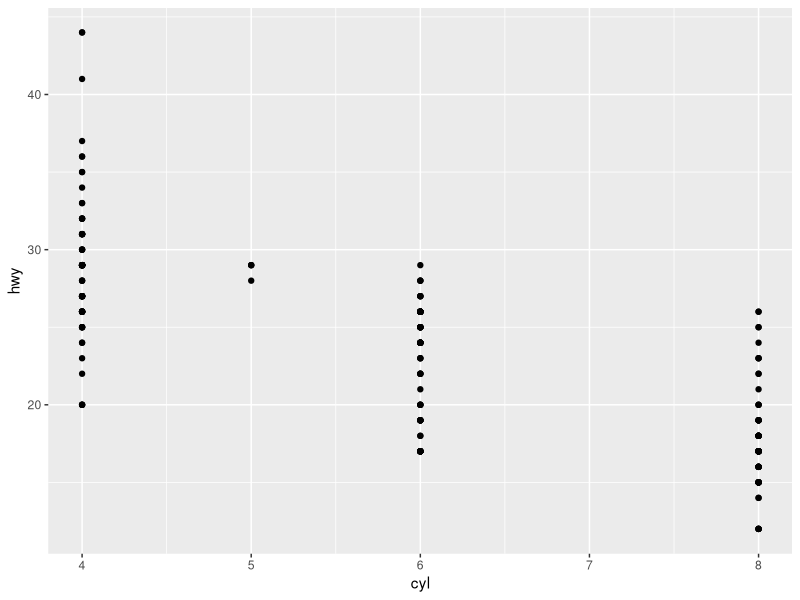
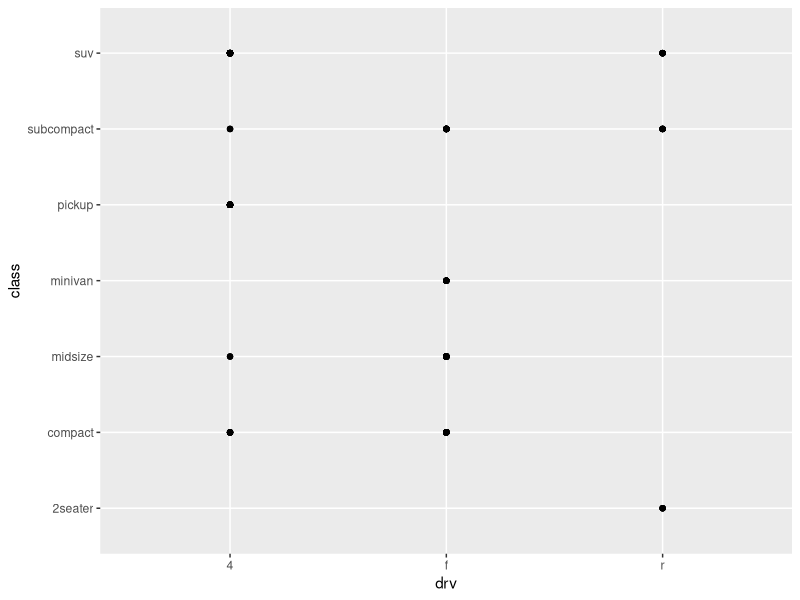
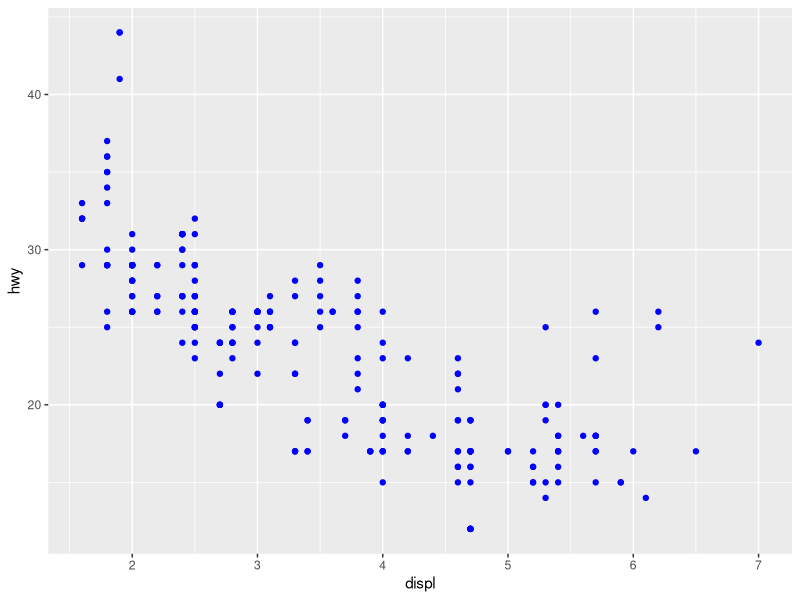
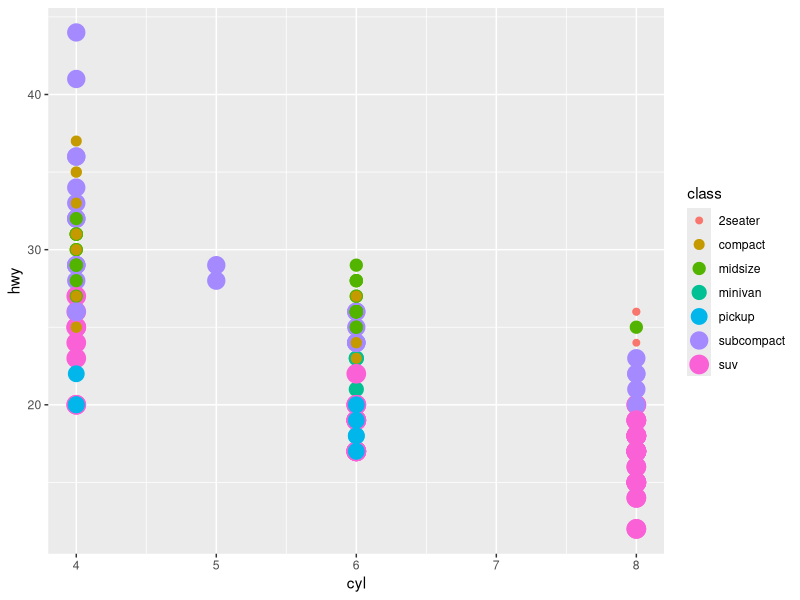
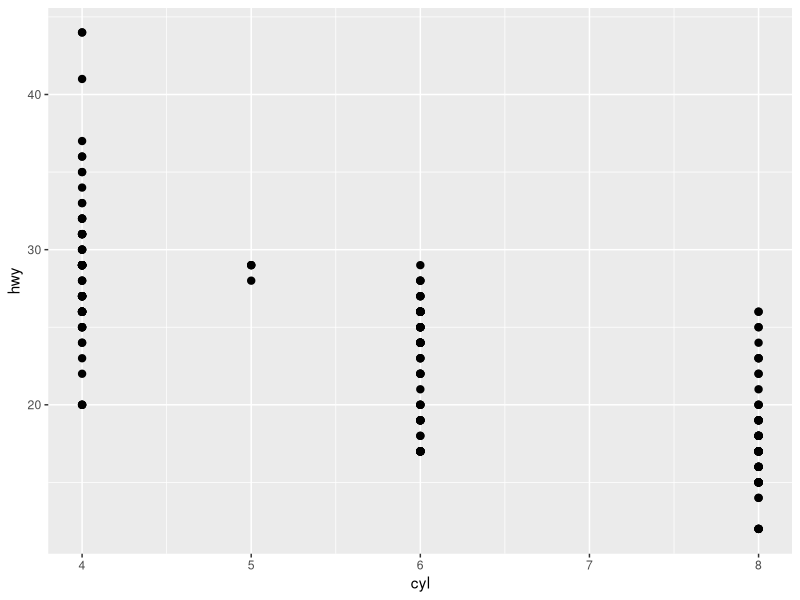
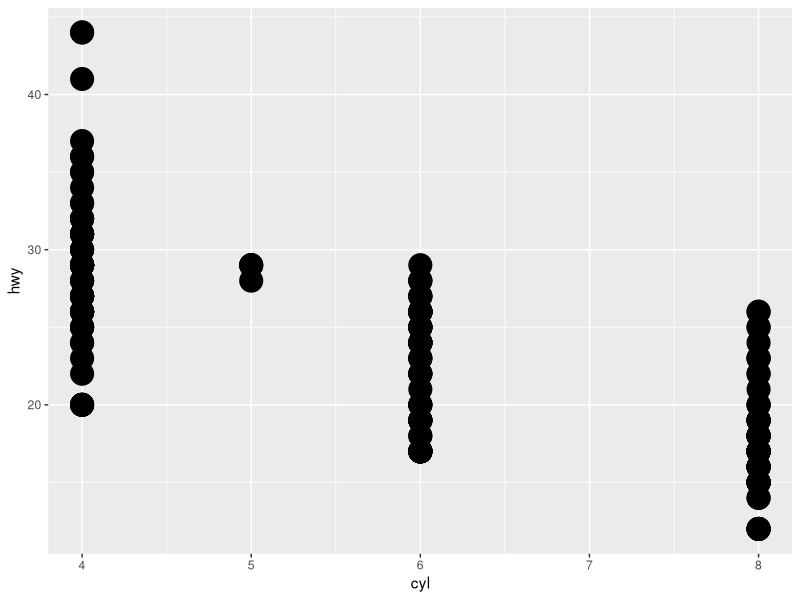
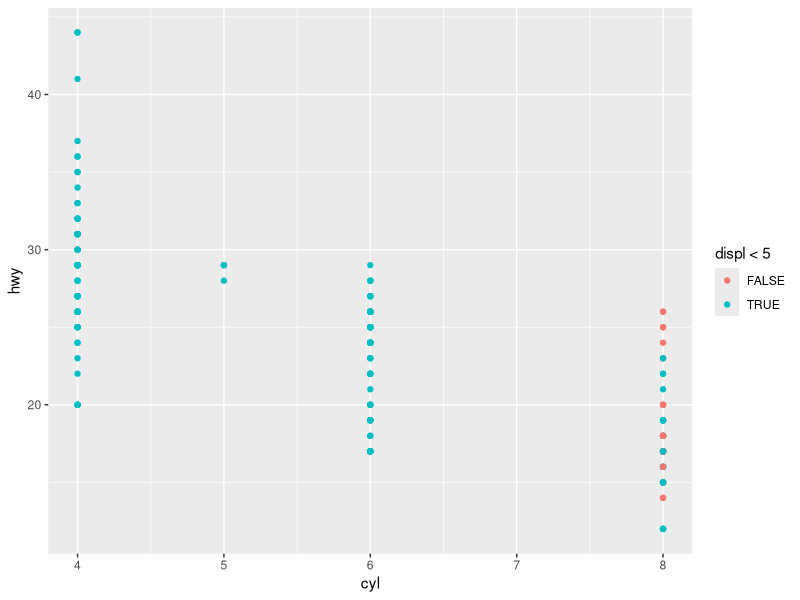
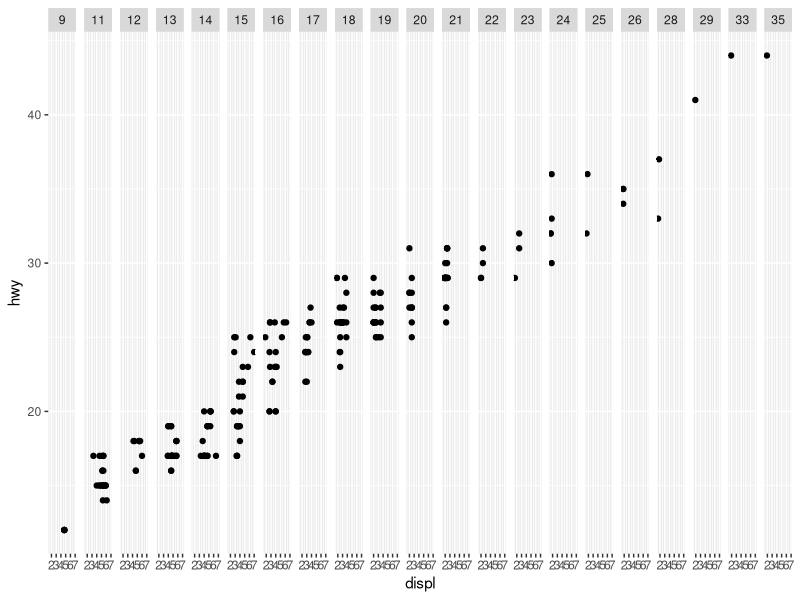

R code for these plots, in order:
## ---- chunk 1
library(tidyverse)
library(ggplot2)
mpg
## ---- chunk 2
nrow(mtcars)
ncol(mtcars)
## ---- chunk 3
ggplot(data = mpg) + 
  geom_point(mapping = aes(x = cyl, y = hwy))
## ---- chunk 4
ggplot(data = mpg) + 
  geom_point(mapping = aes(x = drv, y = class))
## ---- chunk 5
ggplot(data = mpg) + 
  geom_point(mapping = aes(x = displ, y = hwy), color = "blue")
## ---- chunk 6
ggplot(mpg) + geom_point(mapping=aes(x=cyl, y=hwy, color=class, size=class))
## ---- chunk 7
ggplot(data = mpg) + 
  geom_point(mapping = aes(x = cyl, y = hwy, stroke = 1))
ggplot(data = mpg) + 
  geom_point(mapping = aes(x = cyl, y = hwy, stroke = 5))
## ---- chunk 8
ggplot(mpg) + geom_point(mapping=aes(x=cyl, y=hwy, color=displ < 5))
## ---- chunk 9
ggplot(data = mpg) + 
  geom_point(mapping = aes(x = displ, y = hwy)) + 
  facet_grid(~cty)
## ---- chunk 10
ggplot(data = mpg) + 
  geom_point(mapping = aes(x = displ, y = hwy)) +
  facet_grid(drv ~ .)
## ---- chunk 11
ggplot(data = mpg) + 
  geom_point(mapping = aes(x = displ, y = hwy)) +
  facet_grid(. ~ cyl)
## ---- chunk 12
ggplot(data = mpg) + 
  geom_point(mapping = aes(x = displ, y = hwy)) + 
  facet_wrap(~ class, nrow = 2)
